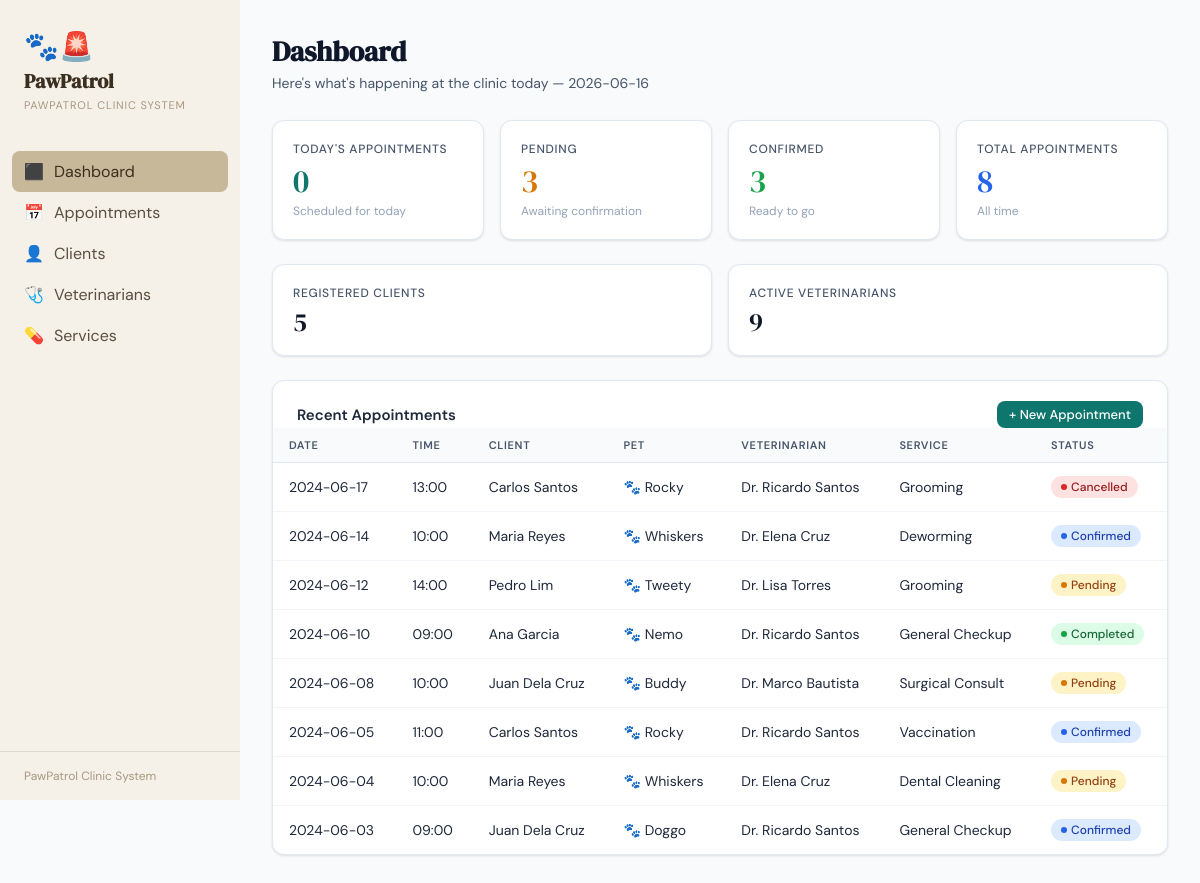
The page / on the database its author committed.
### tables this page shows
CREATE TABLE APPOINTMENT (
            appointment_id   INTEGER PRIMARY KEY AUTOINCREMENT,
            client_id        INTEGER NOT NULL,
            pet_id           INTEGER NOT NULL,
            vet_id           INTEGER NOT NULL,
            service_id       INTEGER NOT NULL,
            appointment_date TEXT NOT NULL,
            appointment_time TEXT NOT NULL,
            status           TEXT DEFAULT 'Pending',
            notes            TEXT,
            created_at       TEXT DEFAULT (datetime('now')),
            FOREIGN KEY (client_id)  REFERENCES CLIENT(client_id),
            FOREIGN KEY (pet_id)     REFERENCES PET(pet_id),
            FOREIGN KEY (vet_id)     REFERENCES VETERINARIAN(vet_id),
            FOREIGN KEY (service_id) REFERENCES SERVICE(service_id),
            UNIQUE (vet_id, appointment_date, appointment_time)
        );

CREATE TABLE PET (
            pet_id    INTEGER PRIMARY KEY AUTOINCREMENT,
            client_id INTEGER NOT NULL,
            pet_name  TEXT NOT NULL,
            species   TEXT NOT NULL,
            breed     TEXT,
            age       INTEGER,
            weight_kg REAL,
            FOREIGN KEY (client_id) REFERENCES CLIENT(client_id) ON DELETE CASCADE
        );

CREATE TABLE SERVICE (
            service_id       INTEGER PRIMARY KEY AUTOINCREMENT,
            service_name     TEXT NOT NULL,
            description      TEXT,
            duration_minutes INTEGER NOT NULL,
            price            REAL NOT NULL
        );

### app.py (the view)
@app.route("/")
def dashboard():
    db = get_db()
    today = date.today().isoformat()
    stats = {
        "total":     db.execute("SELECT COUNT(*) FROM APPOINTMENT").fetchone()[0],
        "today":     db.execute("SELECT COUNT(*) FROM APPOINTMENT WHERE appointment_date=?", (today,)).fetchone()[0],
        "pending":   db.execute("SELECT COUNT(*) FROM APPOINTMENT WHERE status='Pending'").fetchone()[0],
        "confirmed": db.execute("SELECT COUNT(*) FROM APPOINTMENT WHERE status='Confirmed'").fetchone()[0],
        "completed": db.execute("SELECT COUNT(*) FROM APPOINTMENT WHERE status='Completed'").fetchone()[0],
        "clients":   db.execute("SELECT COUNT(*) FROM CLIENT").fetchone()[0],
        "vets":      db.execute("SELECT COUNT(*) FROM VETERINARIAN WHERE is_active=1").fetchone()[0],
    }
    upcoming = db.execute("""
        SELECT a.appointment_id, a.appointment_date, a.appointment_time,
               c.first_name||' '||c.last_name AS client_name,
               p.pet_name, v.first_name||' '||v.last_name AS vet_name,
               s.service_name, a.status
        FROM APPOINTMENT a
        JOIN CLIENT c ON a.client_id=c.client_id
        JOIN PET p ON a.pet_id=p.pet_id
        JOIN VETERINARIAN v ON a.vet_id=v.vet_id
        JOIN SERVICE s ON a.service_id=s.service_id
        ORDER BY a.appointment_date DESC, a.appointment_time
        LIMIT 8
    """).fetchall()
    return render_template("dashboard.html", stats=stats, upcoming=upcoming, today=today)

### app.py (called while the page is built)
def get_db():
    conn = sqlite3.connect(DB)
    conn.row_factory = sqlite3.Row
    conn.execute("PRAGMA foreign_keys = ON")
    return conn

### templates/dashboard.html (shortened to what this page needs)
{% extends "base.html" %}
{% block content %}
<div class="page-header">
  <h2>Dashboard</h2>
  <p>Here's what's happening at the clinic today — {{ today }}</p>
</div>
<div class="stat-grid">
  <div class="stat-card teal">
    <div class="label">Today's Appointments</div>
    <div class="value">{{ stats.today }}</div>
    <div class="sub">Scheduled for today</div>
  </div>
  <div class="stat-card amber">
    <div class="label">Pending</div>
    <div class="value">{{ stats.pending }}</div>
    <div class="sub">Awaiting confirmation</div>
  </div>
  <div class="stat-card green">
    <div class="label">Confirmed</div>
    <div class="value">{{ stats.confirmed }}</div>
    <div class="sub">Ready to go</div>
  </div>
  <div class="stat-card blue">
    <div class="label">Total Appointments</div>
    <div class="value">{{ stats.total }}</div>
    <div class="sub">All time</div>
  </div>
</div>
<div style="display:grid;grid-template-columns:1fr 1fr;gap:16px;margin-bottom:24px">
  <div class="stat-card">
    <div class="label">Registered Clients</div>
    <div class="value" style="font-size:26px">{{ stats.clients }}</div>
  </div>
  <div class="stat-card">
    <div class="label">Active Veterinarians</div>
    <div class="value" style="font-size:26px">{{ stats.vets }}</div>
  </div>
</div>
<div class="card">
  <div class="card-header">
    <h3>Recent Appointments</h3>
    <a href="{{ url_for('new_appointment') }}" class="btn btn-primary btn-sm">+ New Appointment</a>
  </div>
  <div class="card-body" style="padding:0">
    <div class="table-wrap">
      <table>
        <thead><tr>
          <th>Date</th><th>Time</th><th>Client</th><th>Pet</th><th>Veterinarian</th><th>Service</th><th>Status</th>
        </tr></thead>
        <tbody>
        {% for a in upcoming %}
        <tr>
          <td>{{ a.appointment_date }}</td>
          <td>{{ a.appointment_time }}</td>
          <td>{{ a.client_name }}</td>
          <td>🐾 {{ a.pet_name }}</td>
          <td>Dr. {{ a.vet_name }}</td>
          <td>{{ a.service_name }}</td>
          <td><span class="badge {{ a.status|lower }}">{{ a.status }}</span></td>
        </tr>
        {% endfor %}
        </tbody>
      </table>
    </div>
  </div>
</div>
{% endblock %}

### templates/base.html (shortened to what this page needs)
<!DOCTYPE html>
<html lang="en">
<head>
</head>
<body>
<aside class="sidebar">
  <div class="sidebar-logo">
    <div class="paw">🐾🚨</div>
    <h1>PawPatrol</h1>
    <span>PawPatrol Clinic System</span>
  </div>
  <nav>
    <a href="{{ url_for('dashboard') }}"    class="{% if request.endpoint=='dashboard' %}active{% endif %}"><span class="icon">⬛</span> Dashboard</a>
    <a href="{{ url_for('appointments') }}" class="{% if 'appointment' in request.endpoint %}active{% endif %}"><span class="icon">📅</span> Appointments</a>
    <a href="{{ url_for('clients') }}"      class="{% if 'client' in request.endpoint %}active{% endif %}"><span class="icon">👤</span> Clients</a>
    <a href="{{ url_for('vets') }}"         class="{% if request.endpoint=='vets' %}active{% endif %}"><span class="icon">🩺</span> Veterinarians</a>
    <a href="{{ url_for('services') }}"     class="{% if request.endpoint=='services' %}active{% endif %}"><span class="icon">💊</span> Services</a>
  </nav>
  <div class="sidebar-footer">PawPatrol Clinic System</div>
</aside>
<main class="main">
  {% block content %}{% endblock %}
</main>
</body>
</html>

### templates/base.html (style rules this page uses)
:root { --teal: #0f766e; --teal-l: #14b8a6; --teal-xl: #ccfbf1; --amber: #d97706; --amber-l: #fef3c7; --red: #dc2626; --red-l: #fee2e2; --green: #16a34a; --green-l: #dcfce7; --blue: #2563eb; --blue-l: #dbeafe; --gray-50: #f8fafc; --gray-100:#f1f5f9; --gray-200:#e2e8f0; --gray-400:#94a3b8; --gray-600:#475569; --gray-800:#1e293b; --gray-900:#0f172a; --white: #ffffff; --shadow: 0 1px 3px rgba(0,0,0,.08), 0 1px 2px rgba(0,0,0,.04); --shadow-md: 0 4px 6px -1px rgba(0,0,0,.07), 0 2px 4px -2px rgba(0,0,0,.04); --radius: 12px; }
*,*::before,*::after { box-sizing:border-box;margin:0;padding:0 }
body { font-family:'DM Sans',sans-serif;background:var(--gray-50);color:var(--gray-800);min-height:100vh;display:flex }
.sidebar { width:240px;min-height:100vh;background: #f5f0e8;display:flex;flex-direction:column;position:fixed;top:0;left:0;z-index:100 }
.sidebar-logo { padding:28px 24px 20px;border-bottom:1px solid rgba(255,255,255,.07) }
.sidebar-logo .paw { font-size:28px;margin-bottom:4px }
.sidebar-logo h1 { font-family:'DM Serif Display',serif;font-size:20px;color:#3b2f20;line-height:1.2 }
.sidebar-logo span { font-size:11px;color:#a89880;letter-spacing:.08em;text-transform:uppercase;text-decoration:none }
nav { flex:1;padding:16px 12px }
nav a { display:flex;align-items:center;gap:10px;padding:10px 12px;border-radius:8px;color:#5a4f3f;text-decoration:none; }
nav a.active { background:#c8b89a;color:#3b2f20 }
nav a .icon { font-size:16px;width:20px;text-align:center }
.sidebar-footer { padding:16px 24px;border-top:1px solid rgba(0,0,0,.1);font-size:12px;color:#a89880 }
.main { margin-left:240px;flex:1;padding:32px;max-width:1200px;width:calc(100% - 240px) }
.page-header { margin-bottom:28px }
.page-header h2 { font-family:'DM Serif Display',serif;font-size:28px;color:var(--gray-900);margin-bottom:4px }
.page-header p { color:var(--gray-600);font-size:14px }
.card { background:var(--white);border-radius:var(--radius);box-shadow:var(--shadow);border:1px solid var(--gray-200);overflow:hidden }
.card-header { padding:20px 24px 0;display:flex;align-items:center;justify-content:space-between }
.card-header h3 { font-size:15px;font-weight:600;color:var(--gray-800) }
.card-body { padding:20px 24px 24px }
.stat-grid { display:grid;grid-template-columns:repeat(4,1fr);gap:16px;margin-bottom:24px }
.stat-card { background:var(--white);border-radius:var(--radius);padding:20px;box-shadow:var(--shadow);border:1px solid var(--gray-200) }
.stat-card .label { font-size:12px;font-weight:500;color:var(--gray-600);text-transform:uppercase;letter-spacing:.06em;margin-bottom:8px }
.stat-card .value { font-family:'DM Serif Display',serif;font-size:32px;color:var(--gray-900);line-height:1 }
.stat-card .sub { font-size:12px;color:var(--gray-400);margin-top:6px }
.stat-card.teal .value { color:var(--teal) }
.stat-card.amber .value { color:var(--amber) }
.stat-card.green .value { color:var(--green) }
.stat-card.blue .value { color:var(--blue) }
.table-wrap { overflow-x:auto }
table { width:100%;border-collapse:collapse }
th { text-align:left;font-size:11px;font-weight:600;text-transform:uppercase;letter-spacing:.06em;color:var(--gray-600);padding:10px 16px;background:var(--gray-50);border-bottom:1px solid var(--gray-200) }
td { padding:13px 16px;border-bottom:1px solid var(--gray-100);font-size:14px;vertical-align:middle }
tr:last-child td { border-bottom:none }
.badge { display:inline-flex;align-items:center;gap:4px;padding:3px 10px;border-radius:999px;font-size:12px;font-weight:500 }
.badge::before { content:'';width:6px;height:6px;border-radius:50% }
.badge.pending { background:var(--amber-l);color:#92400e }
.badge.pending::before { background:var(--amber) }
.badge.confirmed { background:var(--blue-l);color:#1e40af }
.badge.confirmed::before { background:var(--blue) }
.badge.completed { background:var(--green-l);color:#166534 }
.badge.completed::before { background:var(--green) }
.badge.cancelled { background:var(--red-l);color:#991b1b }
.badge.cancelled::before { background:var(--red) }
.btn { display:inline-flex;align-items:center;gap:6px;padding:9px 18px;border-radius:8px;font-size:14px;font-weight:500;cursor:pointer;border:none;text-decoration:none;transition:all .15s;font-family:'DM Sans',sans-serif }
.btn-primary { background:var(--teal);color:var(--white) }
.btn-sm { padding:5px 12px;font-size:13px }

### rows shown on the page
APPOINTMENT: appointment_date "2024-06-17", appointment_time "13:00", client_name "Carlos Santos", pet_name "Rocky", vet_name "Ricardo Santos", service_name "Grooming", status "Cancelled"
APPOINTMENT: appointment_date "2024-06-14", appointment_time "10:00", client_name "Maria Reyes", pet_name "Whiskers", vet_name "Elena Cruz", service_name "Deworming", status "Confirmed"
APPOINTMENT: appointment_date "2024-06-12", appointment_time "14:00", client_name "Pedro Lim", pet_name "Tweety", vet_name "Lisa Torres", service_name "Grooming", status "Pending"
APPOINTMENT: appointment_date "2024-06-10", appointment_time "09:00", client_name "Ana Garcia", pet_name "Nemo", vet_name "Ricardo Santos", service_name "General Checkup", status "Completed"
APPOINTMENT: appointment_date "2024-06-08", appointment_time "10:00", client_name "Juan Dela Cruz", pet_name "Buddy", vet_name "Marco Bautista", service_name "Surgical Consult", status "Pending"
APPOINTMENT: appointment_date "2024-06-05", appointment_time "11:00", client_name "Carlos Santos", pet_name "Rocky", vet_name "Ricardo Santos", service_name "Vaccination", status "Confirmed"
APPOINTMENT: appointment_date "2024-06-04", appointment_time "10:00", client_name "Maria Reyes", pet_name "Whiskers", vet_name "Elena Cruz", service_name "Dental Cleaning", status "Pending"
APPOINTMENT: appointment_date "2024-06-03", appointment_time "09:00", client_name "Juan Dela Cruz", pet_name "Doggo", vet_name "Ricardo Santos", service_name "General Checkup", status "Confirmed"

### other values the page prints
{{ today }} "2026-06-16"
{{ stats.today }} "0"
{{ stats.pending }} "3"
{{ stats.confirmed }} "3"
{{ stats.total }} "8"
{{ stats.clients }} "5"
{{ stats.vets }} "9"
